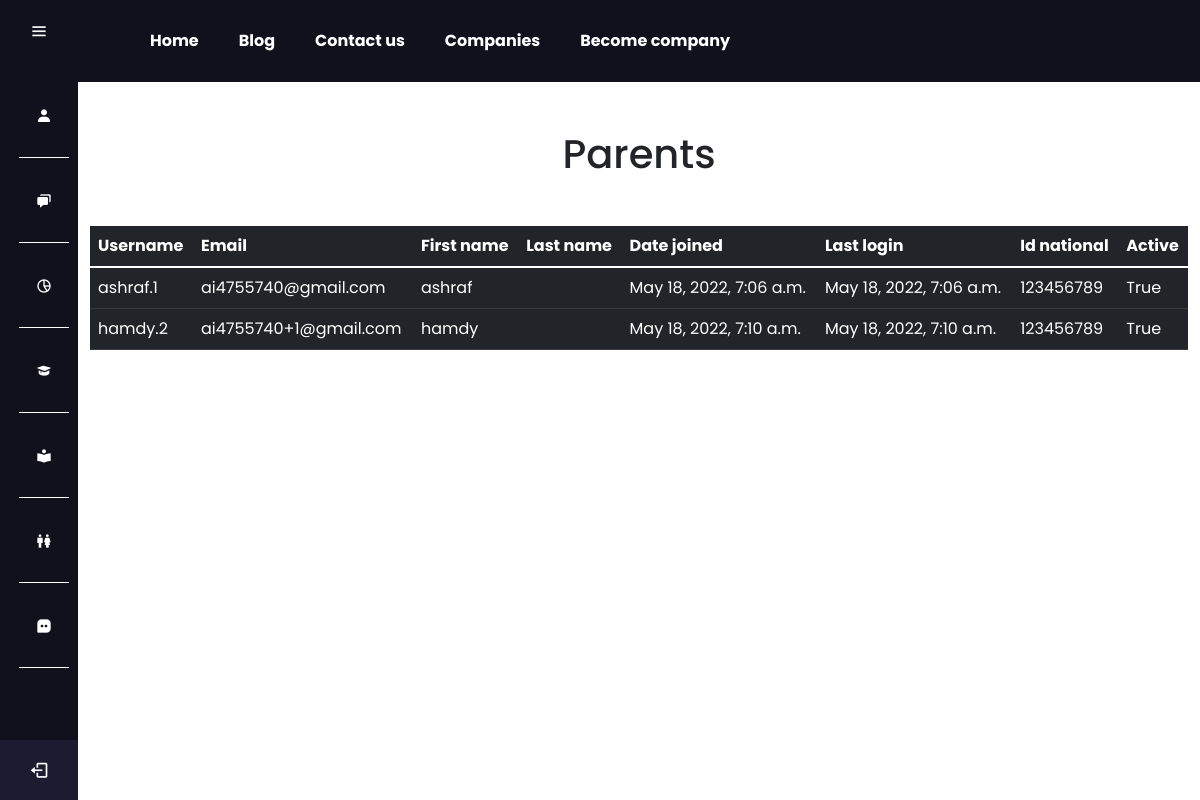
Page /super/dashboard/parents/ on the committed database.
### users/models.py (models this page shows, shortened)
class ParentAccount(AbstractBaseUser):
    username          = models.CharField(max_length=50, unique=True)
    email             = models.EmailField(max_length=50, unique=True)
    first_name        = models.CharField(max_length=50)
    last_name         = models.CharField(max_length=50)
    national_id       = models.CharField(max_length=50)
    date_joined       = models.DateTimeField(auto_now_add=True)
    last_login        = models.DateTimeField(auto_now=True)
    is_active	      = models.BooleanField(default=True)
    USERNAME_FIELD  = 'username'
    REQUIRED_FIELDS = ['email', 'first_name', 'last_name', 'national_id']
    objects = ParentAccountManager()

### superuser/views.py (the view)
# urls.py: path("dashboard/parents/", views.get_all_parent, name='super-all-parents'),
def get_all_parent(request):
    parent = ParentAccount.objects.all()
    return render(request, 'superuser/parent.html', context={'parent': parent})

### templates/superuser/parent.html (shortened to what this page needs)
{% extends "baseSidebar.html" %}
{% block userPage %}
	<h1 class="text-center mt-5">Parents</h1>
	<div class="container mt-5">
		<table class="table table-dark table-hover">
			<thead>
				<tr>
					<th>Username</th>
					<th>Email</th>
					<th>First name</th>
					<th>Last name</th>
					<th>Date joined</th>
					<th>Last login</th>
					<th>Id national</th>
					<th>Active</th>
				</tr>
			</thead>
			<tbody>
				{% for data in parent %}
					<tr>
						<td>{{data.username}}</td>
						<td>{{data.email}}</td>
						<td>{{data.first_name}}</td>
						<td>{{data.last_name}}</td>
						<td>{{data.date_joined}}</td>
						<td>{{data.last_login}}</td>
						<td>{{data.national_id}}</td>
						<td>{{data.is_active}}</td>
					</tr>
				{% endfor %}
			</tbody>
		</table>
	</div>
{% endblock userPage %}

### static/css/sidebar.css (style rules this page uses)
* { margin: 0; padding: 0; box-sizing: border-box; font-family: 'Poppins', sans-serif; }
body { position: relative; min-height: 100vh; width: 100%; overflow-x: hidden; }

### rows in the picture
ParentAccount: username "ashraf.1", email "ai4755740@gmail.com", first_name "ashraf", date_joined "May 18, 2022, 7:06 a.m.", last_login "May 18, 2022, 7:06 a.m.", national_id "123456789", is_active "True"
ParentAccount: username "hamdy.2", email "ai4755740+1@gmail.com", first_name "hamdy", date_joined "May 18, 2022, 7:10 a.m.", last_login "May 18, 2022, 7:10 a.m.", national_id "123456789", is_active "True"
